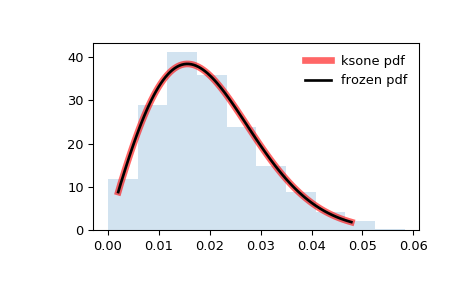

Recreate this plot in Python.
from scipy.stats import ksone
import matplotlib.pyplot as plt
fig, ax = plt.subplots(1, 1)

# Calculate a few first moments:

n = 1e+03
mean, var, skew, kurt = ksone.stats(n, moments='mvsk')

# Display the probability density function (``pdf``):

x = np.linspace(ksone.ppf(0.01, n),
                ksone.ppf(0.99, n), 100)
ax.plot(x, ksone.pdf(x, n),
       'r-', lw=5, alpha=0.6, label='ksone pdf')

# Alternatively, the distribution object can be called (as a function)
# to fix the shape, location and scale parameters. This returns a "frozen"
# RV object holding the given parameters fixed.

# Freeze the distribution and display the frozen ``pdf``:

rv = ksone(n)
ax.plot(x, rv.pdf(x), 'k-', lw=2, label='frozen pdf')

# Check accuracy of ``cdf`` and ``ppf``:

vals = ksone.ppf([0.001, 0.5, 0.999], n)
np.allclose([0.001, 0.5, 0.999], ksone.cdf(vals, n))
# True

# Generate random numbers:

r = ksone.rvs(n, size=1000)

# And compare the histogram:

ax.hist(r, density=True, histtype='stepfilled', alpha=0.2)
ax.legend(loc='best', frameon=False)
plt.show()
